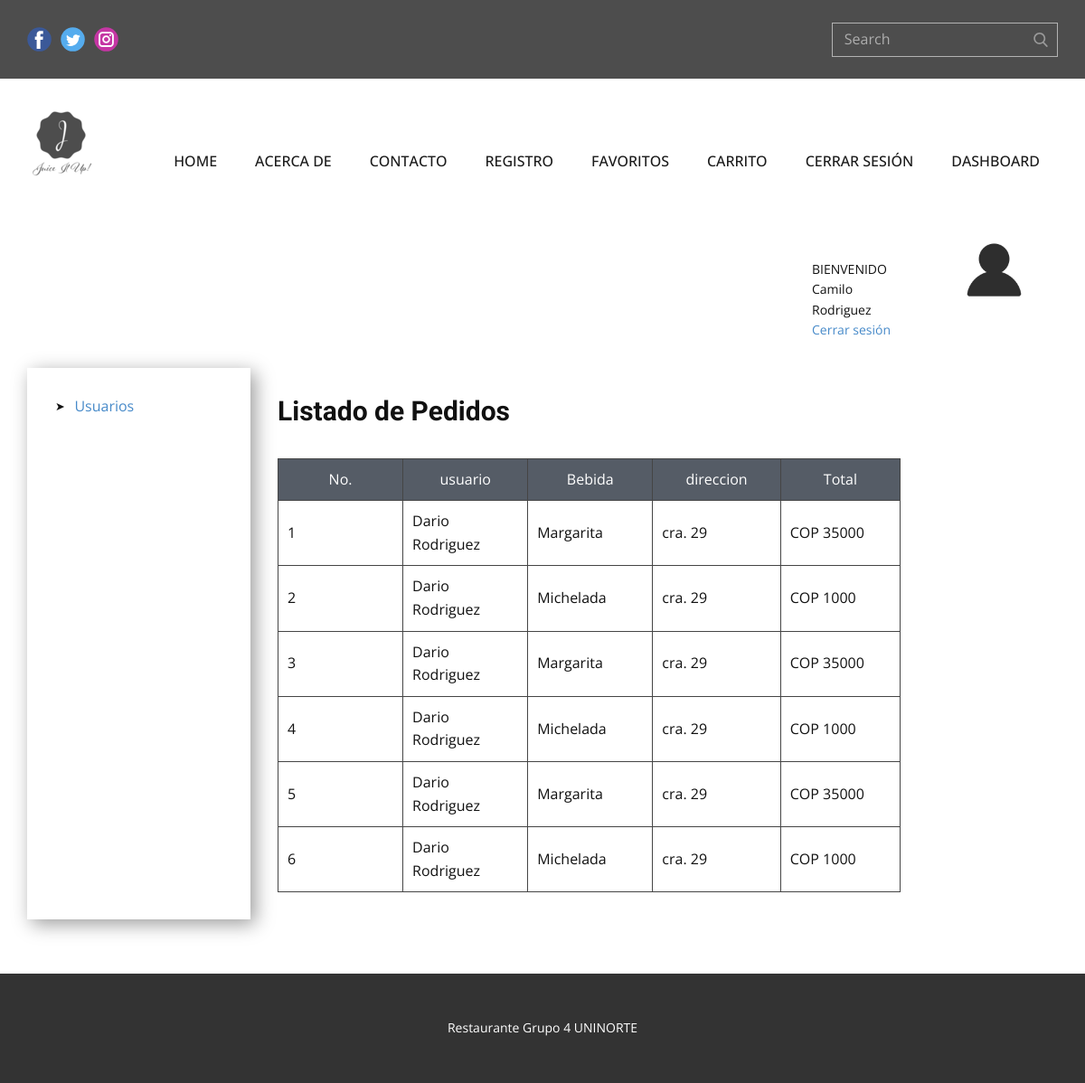
Screenshot of /listado-pedidos (signed in) with the database file from the repository.
### tables this page shows
CREATE TABLE pedidos (id INTEGER PRIMARY KEY AUTOINCREMENT NOT NULL, usuario_id INTEGER REFERENCES usuarios (id) ON DELETE CASCADE, bebida_id INTEGER REFERENCES bebidas (id) ON DELETE CASCADE, valor INTEGER DEFAULT (1), direccion VARCHAR, terminado BOOLEAN DEFAULT (1), cancelar BOOLEAN DEFAULT (0), created_by DATE, updated_by DATE);

CREATE TABLE usuarios (id INTEGER PRIMARY KEY AUTOINCREMENT NOT NULL, nombre VARCHAR (100) NOT NULL, apellido VARCHAR, email VARCHAR NOT NULL, telefono VARCHAR NOT NULL, direccion VARCHAR NOT NULL, password VARCHAR NOT NULL, superAdmin BOOLEAN DEFAULT (0), admin BOOLEAN DEFAULT (0), usuarioFinal BOOLEAN DEFAULT (1), estado BOOLEAN DEFAULT (1), created_by DATE, updated_by DATE);

CREATE TABLE bebidas (id INTEGER PRIMARY KEY NOT NULL, nombreBebida VARCHAR NOT NULL, descripcion TEXT NOT NULL, precio INTEGER NOT NULL, estado BOOLEAN DEFAULT (1), created_by DATE, updated_by DATE, urlField VARCHAR);

### app.py (the view)
@app.route('/listado-pedidos', methods=["GET"])
def listPedidos():
    if session:
        if request.method == 'GET':
            pedidos = pedido_controller.get_pedidos()
            usuarios = usuario_controller.get_usuarios()
            bebidas = bebida_controller.get_bebidas()
            return render_template('pedidos_list.html', pedidos = pedidos, usuarios = usuarios, bebidas = bebidas)
    return redirect(url_for("login"))

### bebida_controller.py (called while the page is built)
def get_bebidas():
    db = sqlconnection()
    db.row_factory=sqlite3.Row # Convierte la respuesta de la BD en un diccionario
    cur = db.cursor()  #manipular la conxion de la BD
    cur.execute('SELECT * FROM bebidas;')
    row = cur.fetchall()
    return row

### db.py (called while the page is built)
def sqlconnection():
    conn = sqlite3.connect(database)
    return conn

### pedido_controller.py (called while the page is built)
def get_pedidos():
    db = sqlconnection()
    db.row_factory=sqlite3.Row # Convierte la respuesta de la BD en un diccionario
    cur = db.cursor()  #manipular la conxion de la BD
    cur.execute('SELECT * FROM pedidos;')
    row = cur.fetchall()
    return row

### usuario_controller.py (called while the page is built)
def get_usuarios():
    db = sqlconnection()
    db.row_factory=sqlite3.Row
    cur = db.cursor()
    cur.execute('SELECT * FROM usuarios;')
    row = cur.fetchall()
    return row

### templates/pedidos_list.html (shortened to what this page needs)
{% extends "index.html" %}
{% block style %}
    <link rel="stylesheet" href="../static/style/usuarios_list.css" media="screen">
{% endblock style %}
{% block content %}
    <section class="u-clearfix u-section-1" id="sec-fe1f">
      <div class="u-align-left u-clearfix u-sheet u-valign-top u-sheet-1">
        <div class="u-clearfix u-expanded-width u-layout-wrap u-layout-wrap-1">
          <div class="u-layout">
            <div class="u-layout-col">
              <div class="u-size-30">
                <div class="u-layout-col">
                  <div class="u-container-style u-layout-cell u-size-60 u-layout-cell-1">
                    <div class="u-container-layout u-valign-top u-container-layout-1">
                      <div class="u-image u-image-circle u-preserve-proportions u-image-1" alt="" data-image-width="512" data-image-height="512"></div>
                      <p class="u-small-text u-text u-text-variant u-text-1">BIENVENIDO</p>
                      <p class="u-small-text u-text u-text-variant u-text-2">{{session["nombre"]}}</p>
                      <p class="u-small-text u-text u-text-variant u-text-2"><a href="{{ url_for('index') }}">Cerrar sesión</a></p>
                    </div>
                  </div>
                </div>
              </div>
              <div class="u-size-30">
                <div class="u-layout-row">
                  <div class="u-container-style u-layout-cell u-size-13 u-layout-cell-2">
                    <div class="u-container-layout u-container-layout-2">
                      <ul class="u-custom-list u-text u-text-default u-text-3">
                        <li>
                          <div class="u-list-icon">
                            <div xmlns="http://www.w3.org/2000/svg" xmlns:xlink="http://www.w3.org/1999/xlink" version="1.1" xml:space="preserve" class="u-svg-content">➤</div>
                          </div>
                          <a href="{{ url_for('getUsuarios') }}"> Usuarios </a>
                        </li>
                      </ul>
                    </div>
                  </div>
                  <div class="u-container-style u-layout-cell u-size-47 u-layout-cell-3">
                    <div class="u-container-layout u-valign-top u-container-layout-3">
                      <h3 class="u-text u-text-default u-text-4">Listado de Pedidos</h3>
                      <div class="u-expanded-width u-table u-table-responsive u-table-1">
                        <table class="u-table-entity">
                          <colgroup>
                            <col width="16.6%">
                            <col width="16.6%">
                            <col width="16.6%">
                            <col width="17%">
                            <col width="15.9%">
                            <col width="17.3%">
                          </colgroup>
                          <thead class="u-align-center u-palette-5-dark-2 u-table-header u-table-header-1">
                            <tr style="height: 27px;">
                              <th class="u-border-1 u-border-grey-dark-1 u-table-cell">No.</th>
                              <th class="u-border-1 u-border-grey-dark-1 u-table-cell">usuario</th>
                              <th class="u-border-1 u-border-grey-dark-1 u-table-cell">Bebida</th>
                              <th class="u-border-1 u-border-grey-dark-1 u-table-cell">direccion</th>
                              <th class="u-border-1 u-border-grey-dark-1 u-table-cell">Total</th>
                            </tr>
                          </thead>
                          <tbody class="u-table-body">
                            {% for r in pedidos %}
                            <tr style="height: 46px;">
                            <td class="u-border-1 u-border-grey-dark-1 u-table-cell">{{ r["id"] }}</td>
                              <td class="u-border-1 u-border-grey-dark-1 u-table-cell">
                                {% for u in usuarios %}
                                {% if r["usuario_id"] == u["id"] %}
                                {{u["nombre"]}} {{u["apellido"]}}
                                {% endif %}
                                {% endfor %}
                              </td>
                              <td class="u-border-1 u-border-grey-dark-1 u-table-cell">
                                {% for b in bebidas %}
                                {% if r["bebida_id"] == b["id"] %}
                                {{b["nombreBebida"]}}
                                {% endif %}
                                {% endfor %}
                              </td>
                              <td class="u-border-1 u-border-grey-dark-1 u-table-cell">{{ r["direccion"] }}</td>
                              <td class="u-border-1 u-border-grey-dark-1 u-table-cell">COP {{ r["valor"] }}</td>
                            </tr>
                            {% endfor %}
                          </tbody>
                        </table>
                      </div>
                    </div>
                  </div>
                </div>
              </div>
            </div>
          </div>
        </div>
      </div>
    </section>
{% endblock content %}

### static/style/usuarios_list.css (style rules this page uses)
.u-section-1 .u-sheet-1 { min-height: 649px; }
.u-section-1 .u-layout-wrap-1 { margin-top: 0; margin-bottom: 60px; }
.u-section-1 .u-layout-cell-1 { min-height: 130px; }
.u-section-1 .u-container-layout-1 { padding: 30px; }
.u-section-1 .u-image-1 { width: 81px; height: 81px; background-image: url("../images/avatar.png"); background-position: 50% 50%; margin: 0 0 0 auto; }
.u-section-1 .u-text-1 { margin: -52px 133px 0 838px; }
.u-section-1 .u-text-2 { margin: 0 133px 0 838px; }
.u-section-1 .u-layout-cell-2 { min-height: 200px; }
.u-section-1 .u-container-layout-2 { box-shadow: 5px 5px 20px 0 rgba(0,0,0,0.4); padding: 30px; }
.u-section-1 .u-text-3 { margin-bottom: 0; margin-top: 0; }
.u-section-1 .u-layout-cell-3 { min-height: 286px; }
.u-section-1 .u-container-layout-3 { padding: 30px; }
.u-section-1 .u-text-4 { font-weight: 700; margin: 0 auto 0 0; }
.u-section-1 .u-table-1 { margin-bottom: 0; margin-top: 34px; }
.u-section-1 .u-table-header-1 { background-image: none; }

### rows the page displays
pedidos: id "1", direccion "cra. 29", valor "35000"
usuarios: nombre "Dario", apellido "Rodriguez"
bebidas: nombreBebida "Margarita"
pedidos: id "2", direccion "cra. 29", valor "1000"
bebidas: nombreBebida "Michelada"
pedidos: id "3", direccion "cra. 29", valor "35000"
pedidos: id "4", direccion "cra. 29", valor "1000"
pedidos: id "5", direccion "cra. 29", valor "35000"
pedidos: id "6", direccion "cra. 29", valor "1000"

### other values shown
{{ session["nombre"] }} "Camilo Rodriguez"
